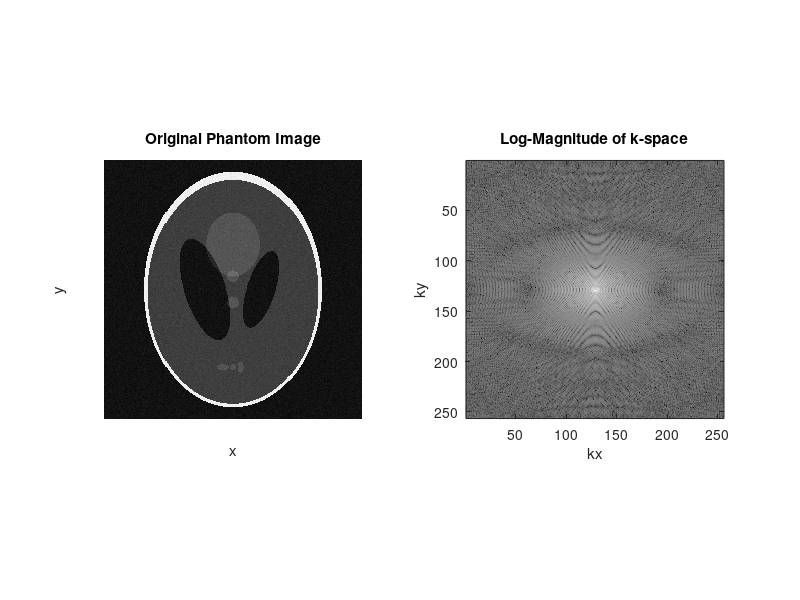
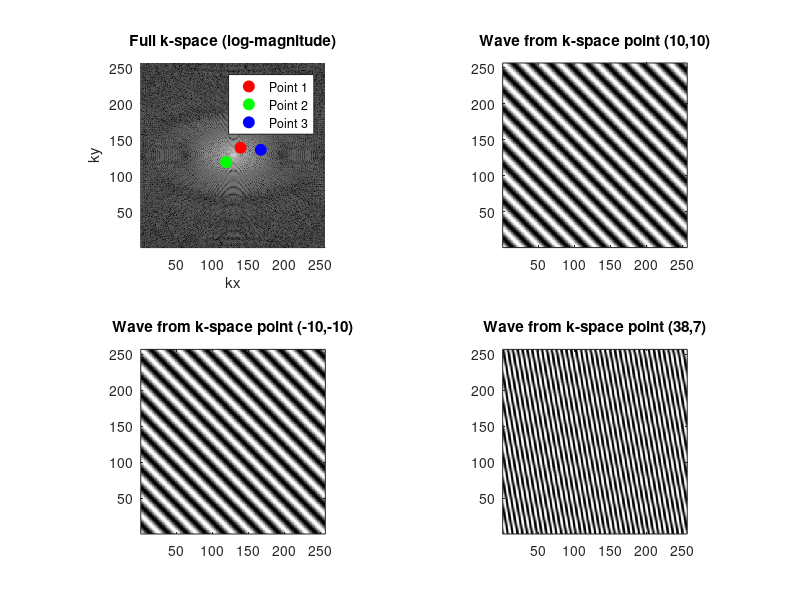
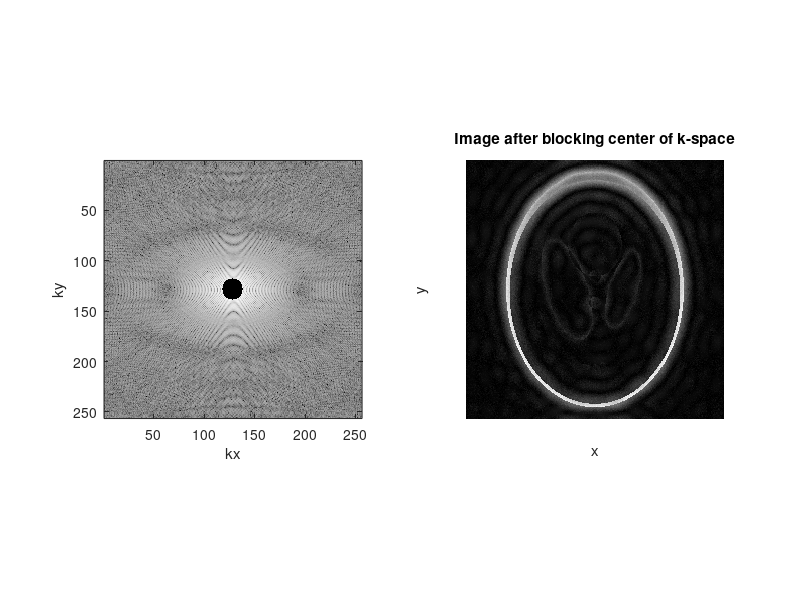
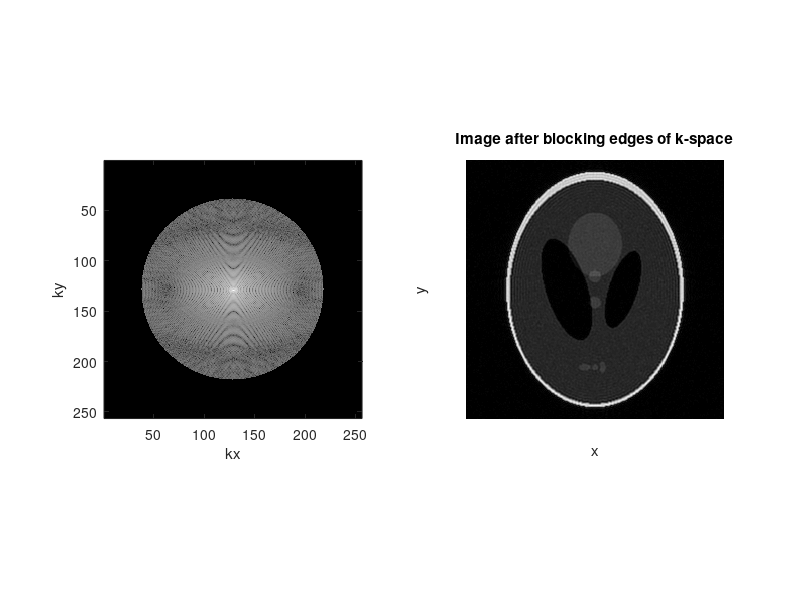

These figures' MATLAB source, in order:
%% Medical Imaging 2026 Exercise 2: MRI & NIRS
%
% This demo illustrates the features of the k-space.
% No coding needed, just follow the instructions in the exercise sheet
%
% Paavo Hietala 2026

clear; clc; close all;
    
%% 2. Generate a phantom and the k-space representation

N = 256; % image size
center = N/2;

% Add Gaussian noise to simulate scanner noise

noise_std = 0.02;

try
    P = phantom(N);  % Phantom; our "body" to be imaged
catch
    warning('No Image Processing Toolbox -- Loading the .MAT version');
    load('phantom_256.mat');
end

phantom_img = P + noise_std*randn(N,N);

% Compute full k-space
kspace = fftshift(fft2(phantom_img));

figure;
subplot(1,2,1);
imshow(phantom_img, []);
title('Original Phantom Image');
xlabel('x'); ylabel('y');

subplot(1,2,2);
imagesc(log(abs(kspace)));
colormap gray; axis image;
title('Log-Magnitude of k-space');
xlabel('kx'); ylabel('ky');
    
%% 3. Plot a couple of k-space points
%
% Note! The k-space values are complex numbers, here we are looking at
% the corresponding cosine wave.

N = 256;
[x, y] = meshgrid(0:N-1, 0:N-1);

% Shift coordinates to center
x_c = x - N/2;
y_c = y - N/2;

% k-space points
points = [10, 10; -10, -10; 38, 7]; 
colors = {'r','g','b'};

figure;

% Top-left: k-space plot with marked points
subplot(2,2,1); hold on;
imagesc(log(abs(kspace)+1)); colormap gray; axis image;
title('Full k-space (log-magnitude)');
xlabel('kx'); ylabel('ky');

for idx = 1:size(points,1)
    kx = points(idx,1) + N/2 + 1;
    ky = points(idx,2) + N/2 + 1;
    plot(kx, ky, 'o', ...
        'MarkerEdgeColor', colors{idx}, ...
        'MarkerFaceColor', colors{idx}, ...
        'MarkerSize', 8);
end
legend({'Point 1','Point 2','Point 3'});

% Remaining subplots: individual waves
for idx = 1:size(points,1)
    kx = points(idx,1);
    ky = points(idx,2);

    wave = cos(2*pi*(kx*x_c/N + ky*y_c/N));
    
    subplot(2,2,idx+1);
    imagesc(wave); colormap gray; axis image;
    title(sprintf('Wave from k-space point (%d,%d)', kx, ky));

    set(gca,'YDir','normal');
end
%% 4. Remove the center of k-space
%
% Feel free to play around with radius_center and see what happens!

k_mask_center = kspace;
radius_center = 10; % pixels to block

[x,y] = meshgrid(1:N,1:N);

mask_center = sqrt((x-center).^2 + (y-center).^2) <= radius_center;
k_mask_center(mask_center) = 0;

img_mask_center = abs(ifft2(ifftshift(k_mask_center)));

figure;
subplot(1,2,1);
imagesc(log(abs(k_mask_center)));
colormap gray; axis image;
xlabel('kx'); ylabel('ky');
subplot(1,2,2);
imshow(img_mask_center, []);
title('Image after blocking center of k-space');
xlabel('x'); ylabel('y');
    
%% 5. Remove the edges of k-space
%
% Feel free to play around with radius_edges and see what happens!

k_mask_edges = kspace;
radius_edges = 90; % pixels to keep

mask_edges = sqrt((x-center).^2 + (y-center).^2) > radius_edges;
k_mask_edges(mask_edges) = 0;

img_mask_edges = abs(ifft2(ifftshift(k_mask_edges)));

figure;
subplot(1,2,1);
imagesc(log(abs(k_mask_edges)));
colormap gray; axis image;
xlabel('kx'); ylabel('ky');
subplot(1,2,2);
imshow(img_mask_edges, []);
title('Image after blocking edges of k-space');
xlabel('x'); ylabel('y');
    
%% 6. Half-Fourier (upper half of the k-space)

% Zero the bottom half of the k-space
k_half = kspace;
k_half(center+1:N,:) = 0;

% Plot the image from half-filled k-space
img_half = abs(ifft2(ifftshift(k_half)));

figure;
subplot(2,2,1);
imagesc(log(abs(k_half)));
colormap gray; axis image;
xlabel('kx'); ylabel('ky');
subplot(2,2,2);
imshow(img_half, []);
title('Image from half k-space (top half removed)');
xlabel('x'); ylabel('y');

% Compute the bottom half of the k-space based on acquired data
k_unshifted = ifftshift(kspace);

k_half = zeros(size(kspace));
k_half(1:center,:) = k_unshifted(1:center,:);

rows_lower = center+1:N;
rows_upper = N - rows_lower + 2;  % mirrored row indices

cols = 1:N;
cols_mirror = N - cols + 2;       % mirrored column indices
cols_mirror(1) = 1;               % special case j=1

% Fill lower half using conjugate symmetry
k_half(rows_lower, :) = conj(k_half(rows_upper, cols_mirror));

k_half = ifftshift(k_half);

% Reconstruct image from mirrored k-space
img_half = abs(ifft2(k_half));

subplot(2,2,3);
imagesc(log(abs(k_half)));
colormap gray; axis image;
xlabel('kx'); ylabel('ky');
subplot(2,2,4);
imshow(img_half, []);
title('Corrected Half-Fourier');
xlabel('x'); ylabel('y');

%% Bonus: Animated reconstruction from k-space points

N = 128; % smaller for faster animation
phantom_img = phantom(N);

% Compute k-space
kspace = fftshift(fft2(phantom_img));

% Prepare grid
[x, y] = meshgrid(0:N-1, 0:N-1);

% Initialize sum image
img_sum = zeros(N);

% Get coordinates of k-space points in linear order (flattened)
[kx_list, ky_list] = meshgrid(1:N, 1:N);

% Flatten k-space indices and corresponding values
kx_list = kx_list(:);
ky_list = ky_list(:);
kspace_vals = kspace(:);

% Sort by magnitude to add strongest contributors first
[~, idx_sort] = sort(abs(kspace_vals), 'descend');
kx_list = kx_list(idx_sort);
ky_list = ky_list(idx_sort);
kspace_vals = kspace_vals(idx_sort);

figure;
h = imagesc(img_sum); colormap gray; axis image; axis off;
title('Fourier Synthesis: Adding k-space points');
drawnow;

% Animation loop (add top 500 points for speed)
for n = 1:500
    kx = kx_list(n) - N/2 - 1; % center at 0
    ky = ky_list(n) - N/2 - 1;
    A = kspace_vals(n);
    
    % Generate 2D sinusoid
    wave = real(A * exp(1i*2*pi*(kx*x/N + ky*y/N)));
    
    % Add to cumulative image
    img_sum = img_sum + wave;
    
    % Update plot
    set(h,'CData',img_sum);
    title(sprintf('Added %d k-space points', n));
    drawnow;
    
    % Pause briefly to visualize
    pause(0.01);
end